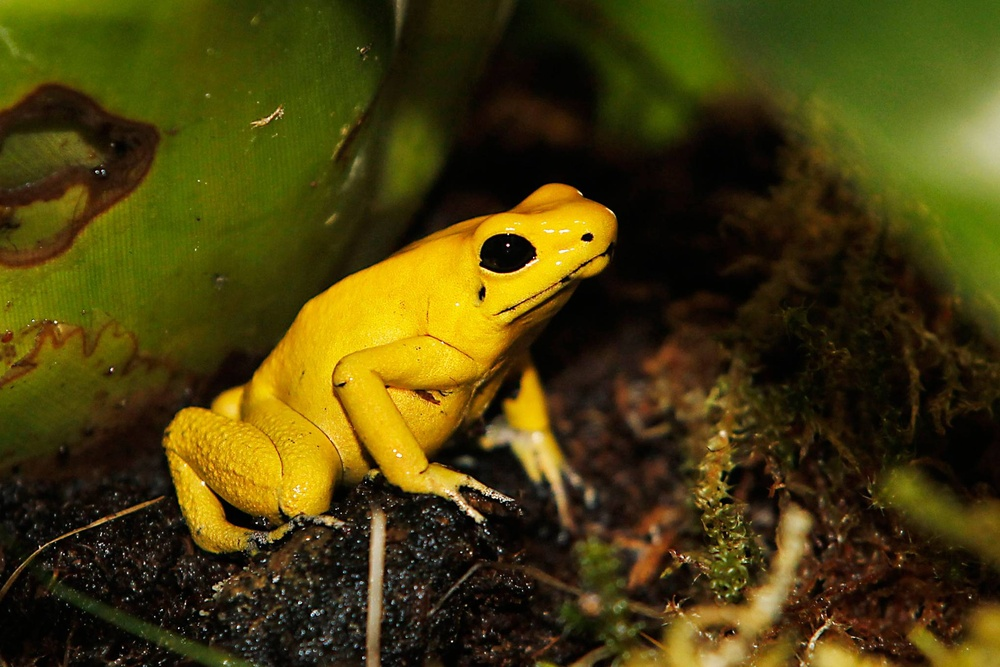
#> input picture Projekat/frog.jpg, 1000 x 667 px, shrunk from 2040 x 1360 before the run
$ python RGBtoXYZ_XYZtoRGB.py
#> lines starting #> are read from the running program, lines starting #| are printed output that depends on the picture
#> further down, img is the input picture: shape (667, 1000, 3); mean B, G, R 12.6, 63, 72.9
import cv2
import numpy as np

def rgb_to_xyz(image):

    img = (image.astype(float)/255)
    XYZ_img = np.empty((img.shape[0], img.shape[1], 3), float)
    X = np.empty([img.shape[0],img.shape[1]], dtype = float)
    Y = np.empty([img.shape[0],img.shape[1]], dtype = float)
    Z = np.empty([img.shape[0],img.shape[1]], dtype = float)

    for i in range(image.shape[0]):
        for j in range(image.shape[1]):
            X[i,j] = (0.4124)*(img[i,j][2]) + (0.3576)*(img[i,j][1]) + (0.1805)*(img[i,j][0])
            Y[i,j] = (0.2126)*(img[i,j][2]) + (0.7151)*(img[i,j][1]) + (0.0721)*(img[i,j][0])
            Z[i,j] = (0.0193)*(img[i,j][2]) + (0.1192)*(img[i,j][1]) + (0.9505)*(img[i,j][0])
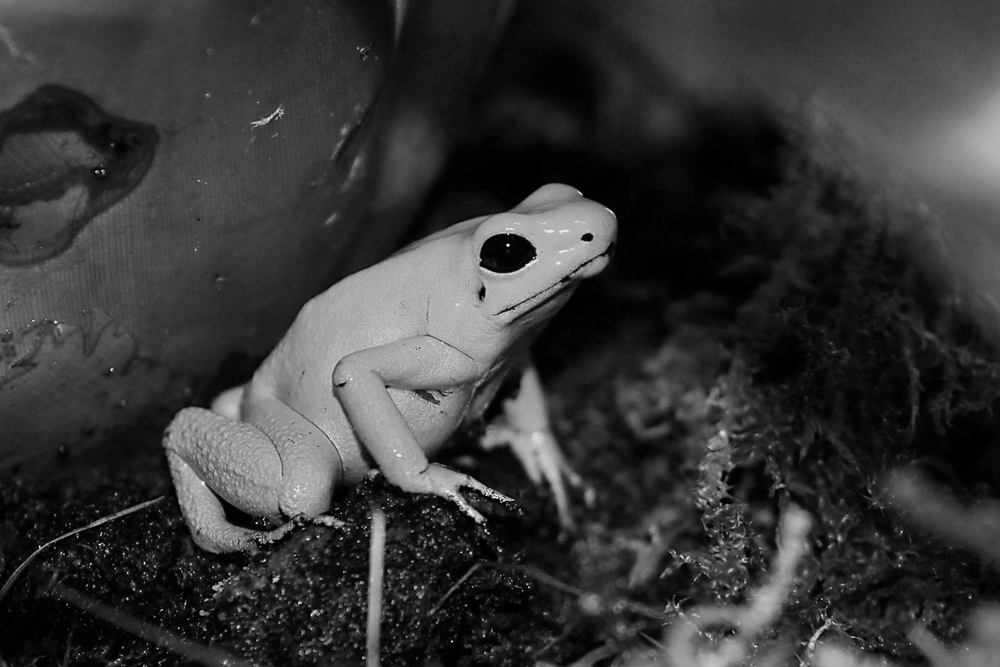
#> X: shape (667, 1000) float64; min 0, max 0.946, mean 0.215
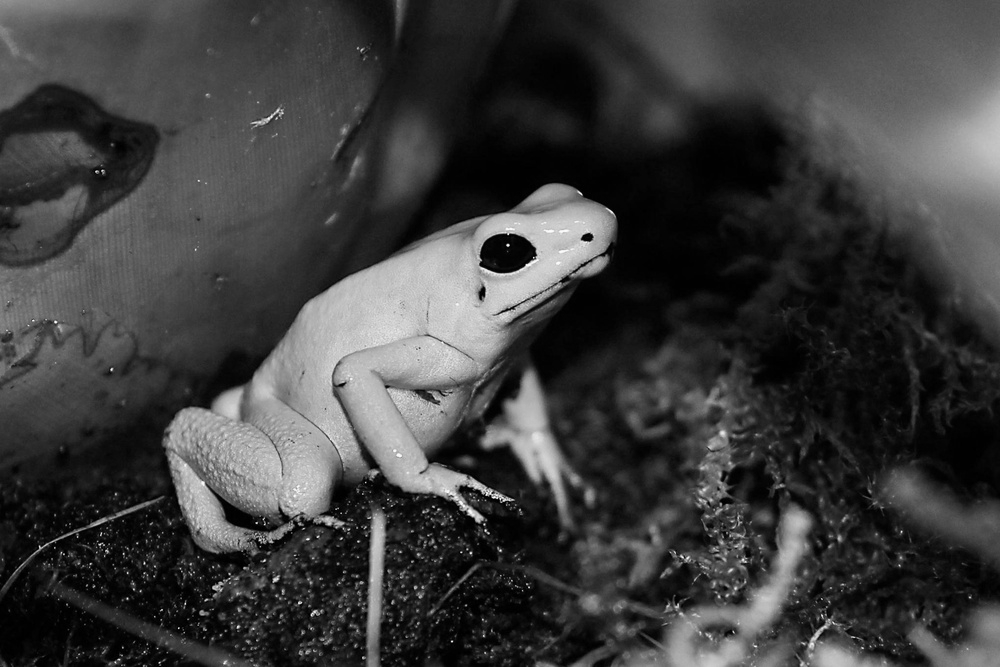
#> Y: shape (667, 1000) float64; min 0, max 0.996, mean 0.241
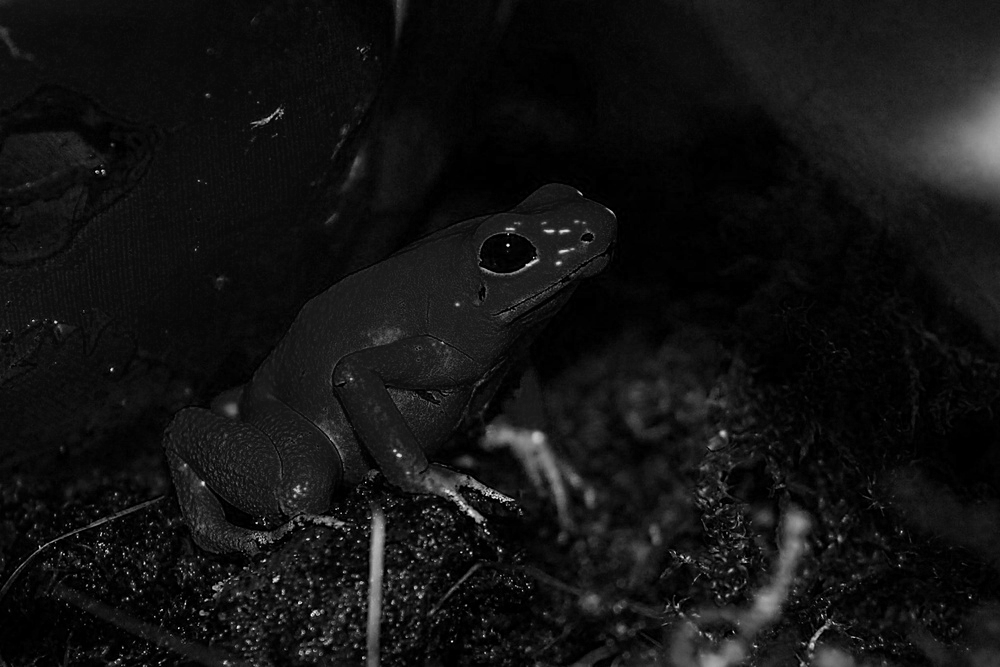
#> Z: shape (667, 1000) float64; min 0, max 1.08, mean 0.082; drawn with min black and max white

    XYZ_img[...,0] = Z*255
#> XYZ_img: shape (667, 1000, 3) float64; 0% of the values are NaN or infinite; the others: min -1.51e+308, max 4.34e+307, mean -inf
    XYZ_img[...,1] = Y*255
#> XYZ_img: shape (667, 1000, 3) float64; 0% of the values are NaN or infinite; the others: min -1.51e+308, max 4.34e+307, mean nan
    XYZ_img[...,2] = X*255
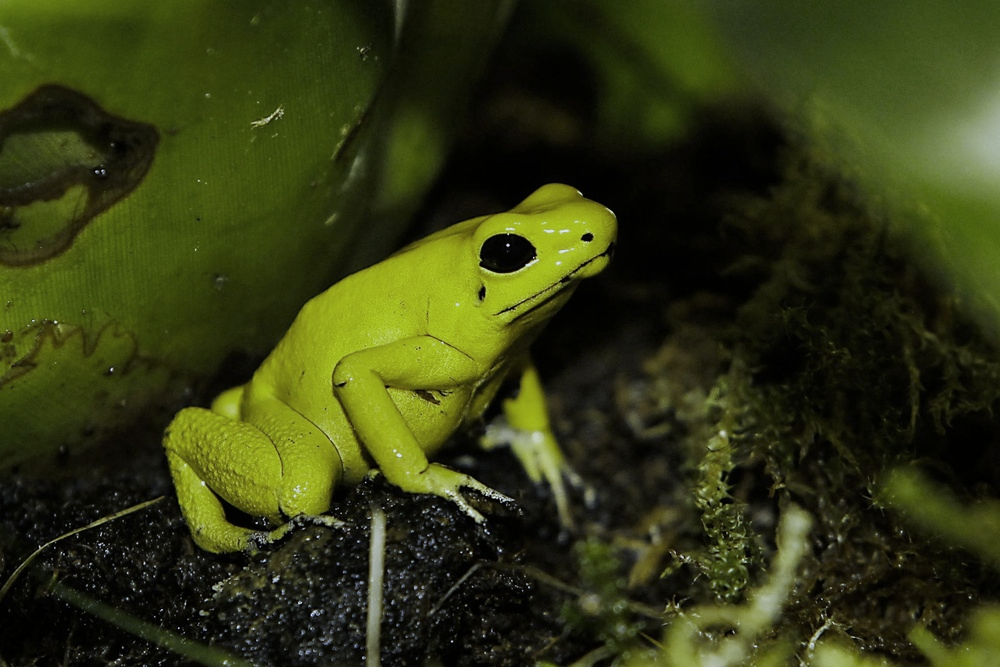
#> XYZ_img: shape (667, 1000, 3) float64; mean of channels 0, 1, 2 20.9, 61.5, 54.9; drawn with min black and max white

    return XYZ_img

img = cv2.imread('frog.jpg',1)
XYZImg = rgb_to_xyz(img)
cv2.imwrite('XYZ.jpg',XYZImg)

def xyz_to_rgb(image):

    img = (image.astype(float)/255)
    RGB_img = np.empty((img.shape[0], img.shape[1], 3), float)
    r = np.empty([img.shape[0],img.shape[1]], dtype = float)
    g = np.empty([img.shape[0],img.shape[1]], dtype = float)
    b = np.empty([img.shape[0],img.shape[1]], dtype = float)

    for i in range(image.shape[0]):
        for j in range(image.shape[1]):
            r[i,j] = (3.2410)*(img[i,j][2]) + (-1.5374)*(img[i,j][1]) + (-0.4986)*(img[i,j][0])
            g[i,j] = (-0.9692)*(img[i,j][2]) + (1.8760)*(img[i,j][1]) + (0.0416)*(img[i,j][0])
            b[i,j] = (0.0556)*(img[i,j][2]) + (-0.2040)*(img[i,j][1]) + (1.0570)*(img[i,j][0])
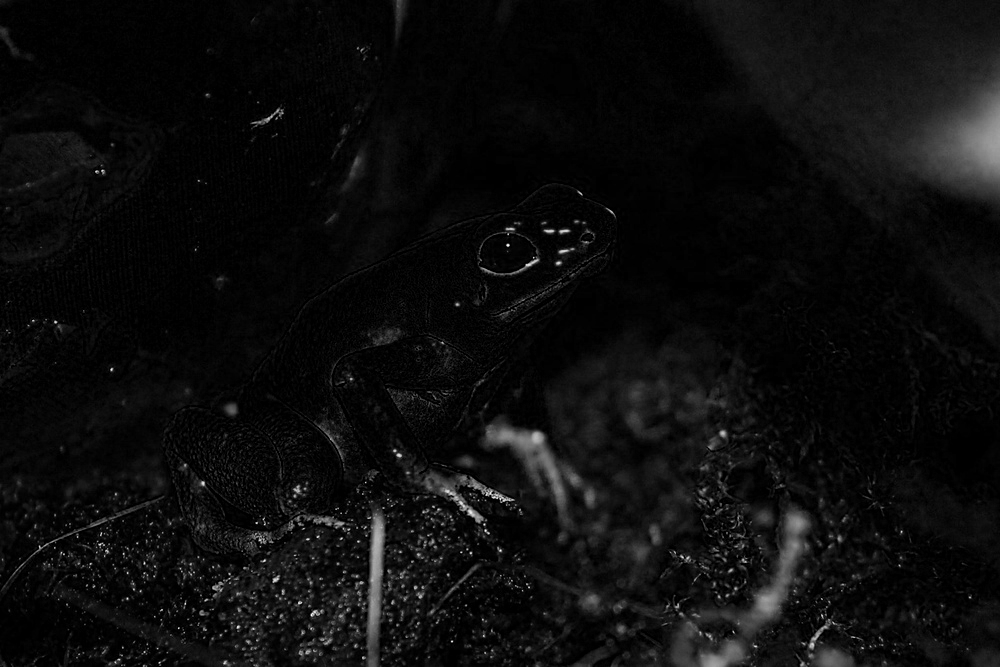
#> b: shape (667, 1000) float64; min -4.37e-05, max 1, mean 0.0494; drawn with min black and max white
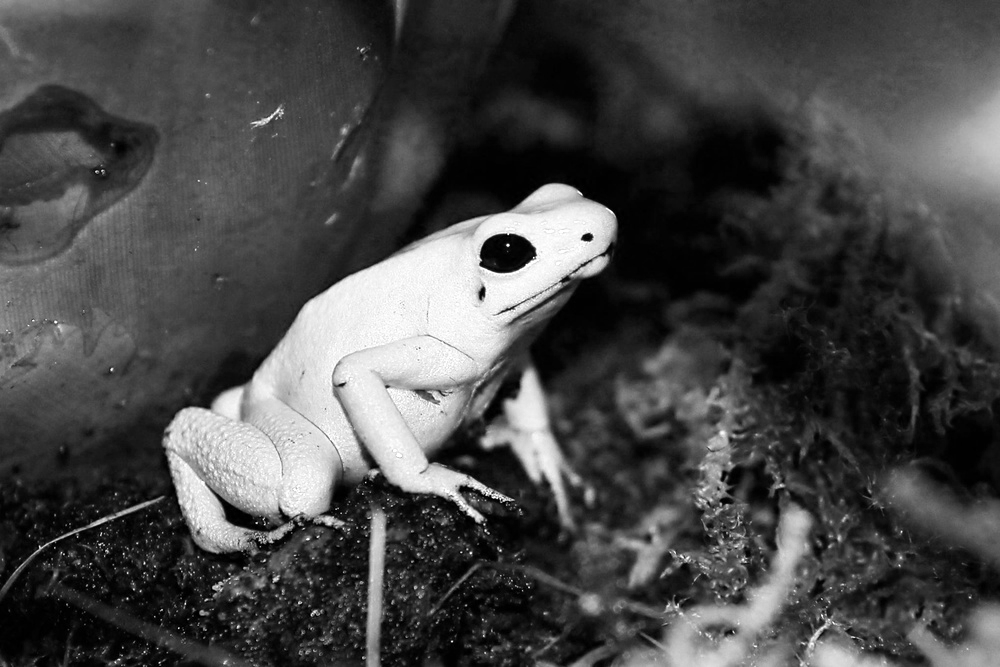
#> r: shape (667, 1000) float64; min 0, max 1, mean 0.286; drawn with min black and max white

    RGB_img[...,0] = b*255
    RGB_img[...,1] = g*255
    RGB_img[...,2] = r*255

    return RGB_img

RGBImg = xyz_to_rgb(XYZImg)
cv2.imwrite('RGB.jpg',RGBImg)
